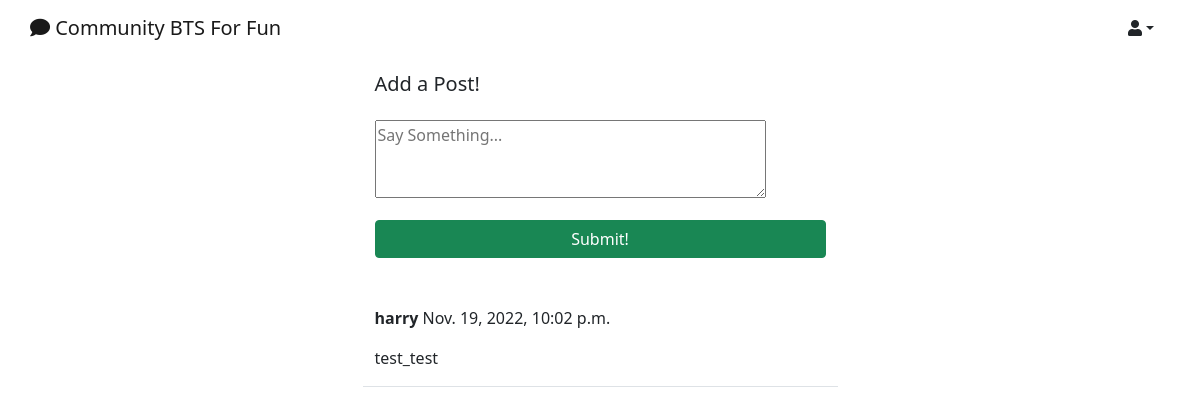
Page /post/list/ (signed in) on the earlier database version.
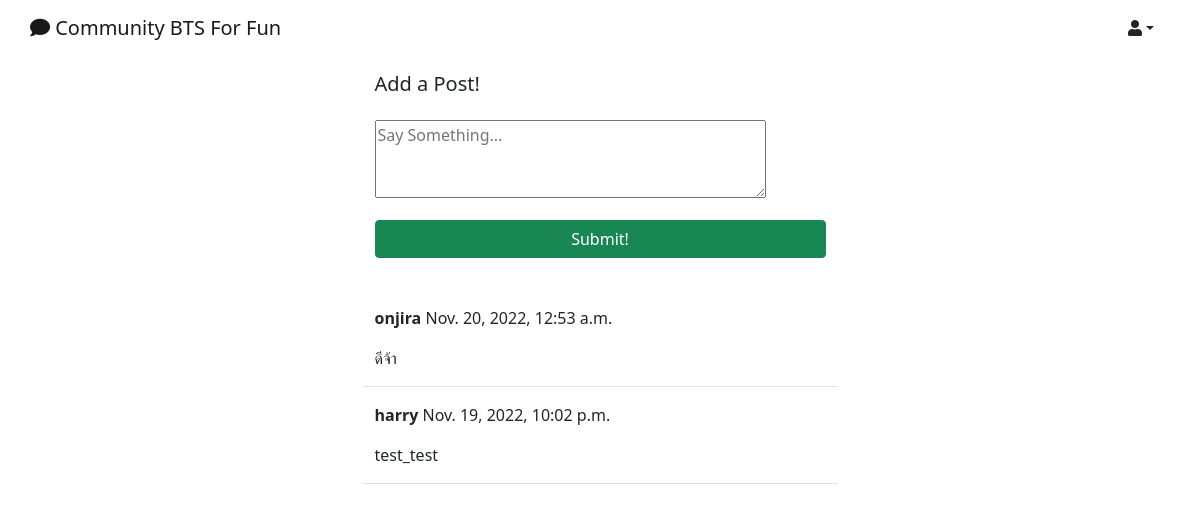
Same page on the later database version.
### post/models.py (models this page shows)
class Post(models.Model):
    body = models.TextField()
    created_on = models.DateTimeField(default=timezone.now)
    author = models.ForeignKey(User, on_delete=models.CASCADE)

### post/views.py (the view, shortened to what this page needs)
# urls.py: path('list/', PostListView.as_view(), name='post-list'),
class PostListView(LoginRequiredMixin, View):
    def get(self, request, *args, **kwargs):
        posts = Post.objects.all().order_by('-created_on')
        form = PostForm()
        context = {
            'post_list': posts,
            'form': form,
        }
        return render(request, 'post/post_list.html', context, status=200)

### post/forms.py
class PostForm(forms.ModelForm):
    body = forms.CharField(
        label='',
        widget=forms.Textarea(
            attrs={'rows': '3',
                   'placeholder': 'Say Something...'}
        ))
    class Meta:
        model = Post
        fields = ['body']

### post/templates/post/post_list.html (shortened to what this page needs)
{% extends 'post/layout.html' %}
{% block content %}
    <div class="container">
        <div class="row justify-content-center mt-3">
            <div class="col-md-5 col-sm-12">
                <h5>Add a Post!</h5>
            </div>
        </div>
        <div class="row justify-content-center mt-3 mb-5">
            <div class="col-md-5 col-sm-12">
                <form method="POST">
                    {{ form }}
                    <div class="d-grid gap-2">
                        <button class="btn btn-success mt-3">Submit!</button>
                    </div>
                </form>
            </div>
        </div>
        {% for post in post_list %}
        <div class="row justify-content-center mt-3">
            <div class="col-md-5 col-sm-12 border-bottom position-relative">
                <p><strong>{{ post.author }}</strong> {{ post.created_on }}</p>
                <p>{{ post.body }}</p>
            </div>
        </div>
        {% endfor %}
    </div>
{% endblock content %}

### post/templates/post/layout.html (shortened to what this page needs)
<!doctype html>
<html lang="en">
  <head>
    <link rel="stylesheet" href="https://use.fontawesome.com/releases/v5.8.2/css/all.css">
    <link href="https://cdn.jsdelivr.net/npm/bootstrap@5.0.0-beta1/dist/css/bootstrap.min.css" rel="stylesheet">
  </head>
  <body>
    {% include 'post/navbar.html' %}
    {% block content %}
    {% endblock content %}
  </body>
</html>

### post/templates/post/navbar.html (shortened to what this page needs)
<div class="container gx-0">
    <nav class="navbar navbar-expand-lg navbar-light">
      <div class="container-fluid">
          <a class="navbar-brand"
            {% if user.is_authenticated %}
                href="{% url 'post:post-list' %}"
            {% endif %}
          >
              <i class="fas fa-comment"></i>
              Community BTS For Fun
            </a>
        <div class="collapse navbar-collapse" id="navbarTogglerDemo02">
            {% if user.is_authenticated %}
              <div class="nav-item dropdown">
                <a class="nav-link dropdown-toggle text-dark" data-bs-toggle="dropdown" href="#" role="button" aria-expanded="false"><i class="fas fa-user"></i></a>
              </div>
            {% endif %}
        </div>
      </div>
    </nav>
  </div>

Differences in the rows shown:
added Post: author "onjira", created_on "Nov. 20, 2022, 12:53 a.m.", body "ดีจ้า"
